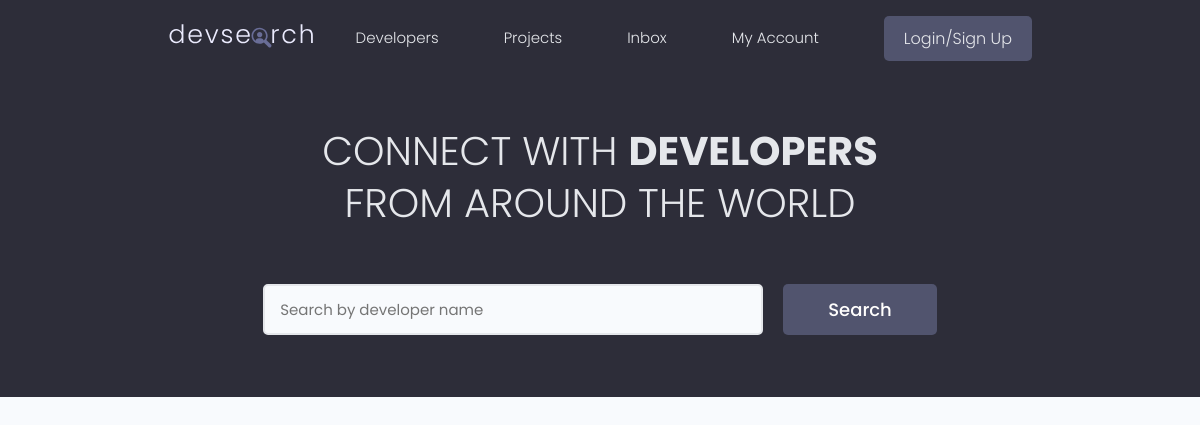
The app's page /, older data.
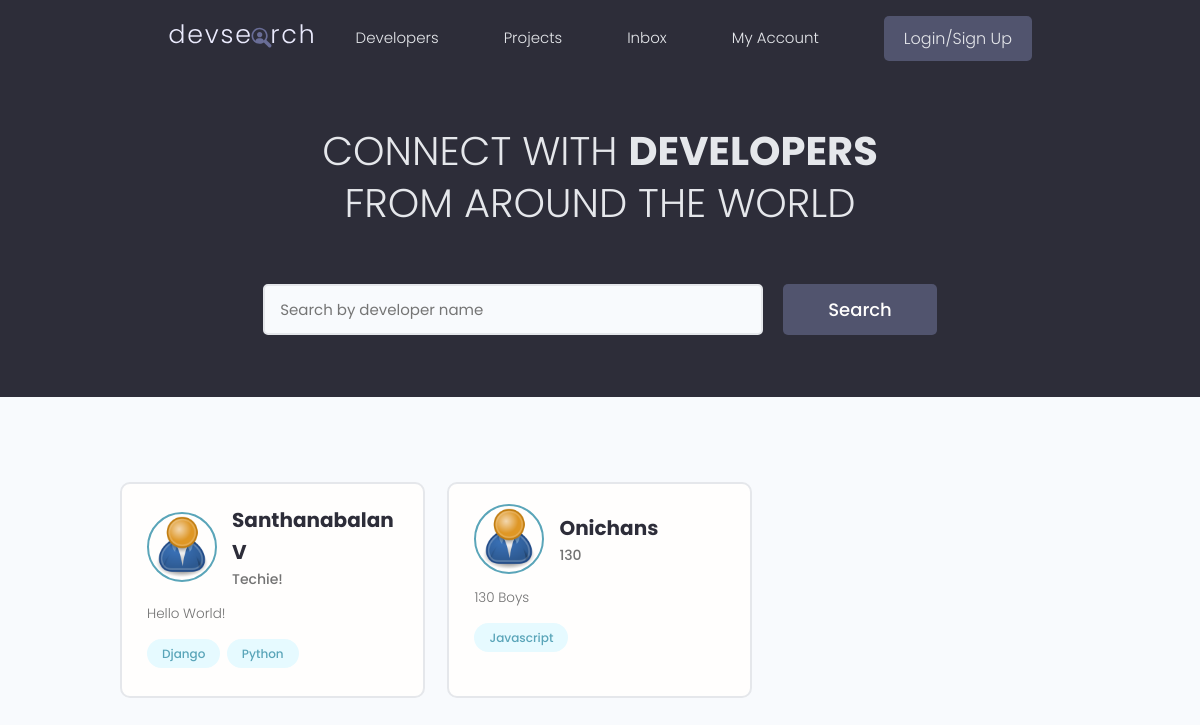
The same page, newer data.
### users/models.py (models this page shows, shortened)
class Profile(models.Model):
    user = models.OneToOneField(User,on_delete = models.CASCADE,null=True,blank=True)
    name = models.CharField(max_length=200,null=True,blank=True)
    email = models.EmailField(max_length=200,null=True,blank=True)
    username = models.CharField(max_length=200,null=True,blank=True)
    location = models.CharField(max_length=200,null=True,blank=True)
    short_intro = models.CharField(max_length=200,null=True,blank=True)
    bio = models.TextField(null=True,blank=True)
    profile_image = models.ImageField(null=True,blank=True,upload_to = 'profiles/',default='profiles/user-default.png')
    social_github = models.CharField(max_length=200,null=True,blank=True)
    social_twitter = models.CharField(max_length=200,null=True,blank=True)
    social_linkedin = models.CharField(max_length=200,null=True,blank=True)
    social_youtube = models.CharField(max_length=200,null=True,blank=True)
    social_website = models.CharField(max_length=200,null=True,blank=True)
    created = models.DateTimeField(auto_now_add=True)
    id = models.UUIDField(default=uuid.uuid4,unique=True,primary_key=True,editable=False)

class Skill(models.Model):
    owner = models.ForeignKey(Profile,null=True,blank=True,on_delete=models.SET_NULL)
    name = models.CharField(max_length=200,null=True,blank=True)
    description = models.TextField(null=True,blank=True)
    created = models.DateTimeField(auto_now_add=True)
    id = models.UUIDField(default=uuid.uuid4,unique=True,primary_key=True,editable=False)
    def __str__(self):
        return self.name

### users/views.py (the view)
# urls.py: path('',views.profiles,name="profiles"),
def profiles(request):
    profiles = Profile.objects.all()
    context = {'profiles':profiles}
    return render (request,'users/profiles.html',context)

### users/templates/users/profiles.html (shortened to what this page needs)
{% extends 'main.html' %}
{% block content %}
  <main class="home">
    <section class="hero-section text-center">
      <div class="container container--narrow">
        <div class="hero-section__box">
          <h2>CONNECT WITH <span>DEVELOPERS</span></h2>
          <h2>FROM AROUND THE WORLD</h2>
        </div>
        <div class="hero-section__search">
          <form class="form" action="#" method="get">
            <div class="form__field">
              <input class="input input--text" id="formInput#search" type="text" name="text"
                placeholder="Search by developer name" />
            </div>
            <input class="btn btn--sub btn--lg" type="submit" value="Search" />
          </form>
        </div>
      </div>
    </section>
    <section class="devlist">
      <div class="container">
        <div class="grid grid--three">
          {% for profile in profiles %}
          <div class="column card">
            <div class="dev">
              <a href="{% url 'user-profile' profile.id %}" class="card__body">
                <div class="dev__profile">
                  <img class="avatar avatar--md" src="{{profile.profile_image.url}}" alt="image" />
                  <div class="dev__meta">
                    <h3>{{profile.name}}</h3>
                    <h5>{{profile.short_intro|slice:"60"}}</h5>
                  </div>
                </div>
                <p class="dev__info">
                    {{profile.bio|slice:"150"}}
                </p>
                <div class="dev__skills">
                    {% for skill in profile.skill_set.all|slice:"5" %}
                  <span class="tag tag--pill tag--main">
                    <small>{{skill}}</small>
                  </span>
                  {% endfor %}
                </div>
              </a>
            </div>
          </div>
          {% endfor %}
        </div>
      </div>
    </section>
  </main>
{% endblock content %}

### templates/main.html (shortened to what this page needs)
{% load static %}
<!DOCTYPE html>
<html lang="en">
    <head>
        <link rel="stylesheet" href="https://cdn.iconmonstr.com/1.3.0/css/iconmonstr-iconic-font.min.css" />
        <link rel="stylesheet" href="{% static 'uikit/styles/uikit.css' %}" />
        <link rel="stylesheet" href="{% static 'styles/app.css' %}" />
      </head>
<body>
    {% include 'navbar.html' %}
    {% block content %}
    {% endblock content %}
</body>
</html>

### templates/navbar.html (shortened to what this page needs)
{% load static %}
<header class="header">
    <div class="container container--narrow">
      <a href="/" class="header__logo">
        <img src="{% static 'images/logo.svg' %}" alt="DevSearch Logo" />
      </a>
      <nav class="header__nav">
        <ul class="header__menu">
          <li class="header__menuItem"><a href="{% url 'profiles' %}">Developers</a></li>
          <li class="header__menuItem"><a href="{% url 'projects' %}">Projects</a></li>
          <li class="header__menuItem"><a href="">Inbox</a></li>
          <li class="header__menuItem"><a href="{% url 'account' %}">My Account</a></li>
          {% if request.user.is_authenticated %}
          <li class="header__menuItem"><a href="{% url 'logout' %}" class="btn btn--sub">Logout</a></li>
          {% else %}
          <li class="header__menuItem"><a href="{% url 'login' %}" class="btn btn--sub">Login/Sign Up</a></li>
          {% endif %}
        </ul>
      </nav>
    </div>
  </header>

### static/styles/app.css (style rules this page uses)
:root { --color-sub: #2d2d39; }
.btn--sub { background-color: var(--color-sub-light); }
.card { border: 2px solid var(--color-light); }
img { width: 100%; }
.header { position: sticky; z-index: 111; background-color: var(--color-sub); padding: 1.5rem 0; }
.header > .container { display: flex; justify-content: space-between; align-items: center; }
.header__logo > img { height: 3.8rem; }
.header__nav > ul { display: inline-flex; align-items: center; list-style: none; gap: 6.5rem; }
.header__menuItem > a { color: var(--color-light); font-weight: 300; }
.hero-section { height: 40vh; display: flex; align-items: center; background-color: var(--color-sub); }
.hero-section__box { margin-bottom: 4rem; }
.hero-section__box > h2, .hero-section__box > h2 > span { font-size: 4rem; color: var(--color-light); line-height: 1.3; text-transform: uppercase; }
.hero-section__box > h2 { font-weight: 300; }
.hero-section__box > h2 > span { font-weight: 700; }
.hero-section__search > .form { display: flex; align-items: center; justify-content: center; gap: 2rem; }
.hero-section__search > .form input.input--text { width: 50rem; }
.devlist { margin-top: 8rem; }
.devlist .grid { align-items: stretch; }
.devlist .dev .dev__profile { display: flex; align-items: center; gap: 1.5rem; }
.devlist .dev .dev__meta h3 { color: var(--color-sub); font-size: 2rem; font-weight: 700; }
.devlist .dev .dev__meta h5 { color: var(--color-text); font-size: 1.4rem; font-weight: 500; }
.devlist .dev .dev__info { margin: 1.5rem 0; font-size: 1.35rem; line-height: 1.4; text-align: justify; }

### static/uikit/styles/modules/_variables.css (style rules this page uses)
:root { --color-main: #5aa5b9; --color-main-light: #e6faff; --color-sub: #3f4156; --color-sub-light: #51546e; --color-sub-lighter: #ededfd; --color-text: #737373; --color-gray: #8b8b8b; --color-light: #e5e7eb; --color-light-gray: #767676; --color-bg: #f8fafd; --color-white: #fffefd; --color-white-light: #f3f3f3; --color-success: #359e64; --color-success-bg: #def8e8; --color-error: #fc4b0b; --color-error-bg: #fff2ee; --font-base: 'Poppins', arial, helvetica, 'Segoe UI', roboto, ubuntu, sans-serif; --font-monospace: 'Fira Code', 'Courier New', courier, monospace; --font-regular: 300; --font-medium: 500; --font-bold: 700; --generic-shadow: 1px 1px 5px #00000010; --generic-transition: all 0.3s ease-in-out; }

### static/uikit/styles/modules/_base.css (style rules this page uses)
* { margin: 0; padding: 0; box-sizing: border-box; text-rendering: optimizeLegibility; color: inherit; font-size: inherit; }
html { font-size: 50%; }
@media only screen and (min-width: 480px) { html { font-size: 56.25%; } }
@media only screen and (min-width: 1200px) { html { font-size: 62.5%; } }
body { line-height: 1.6; font-weight: 400; font-size: 1.5rem; color: var(--color-text); background-color: var(--color-bg); min-height: 100vh; }

### static/uikit/styles/modules/_typography.css (style rules this page uses)
* { font-family: var(--font-base); }
h2 { font-size: 3.6rem; font-weight: var(--font-bold); }
h3 { font-size: 3.2rem; font-weight: var(--font-medium); }
h5 { font-size: 2.4rem; font-weight: var(--font-medium); }
h5, h6 { font-weight: var(--font-regular); }
p, span, strong { font-size: 1.6rem; color: var(--color-text); font-weight: var(--font-regular); }
a { padding-bottom: 2px; text-decoration: none; display: inline-block; color: var(--color-main); font-weight: var(--font-medium); }

### static/uikit/styles/modules/_utilities.css (style rules this page uses)
.container { width: 92%; max-width: 165rem; margin: 0 auto; box-sizing: border-box; }
.container--narrow { width: 92%; max-width: 120rem; }
@media screen and (min-width: 1000px) { .container { width: 90%; } }
@media screen and (min-width: 1000px) { .container--narrow { width: 85%; } }
@media screen and (min-width: 1200px) { .container { width: 80%; } }
@media screen and (min-width: 1200px) { .container--narrow { width: 72%; } }
.text-center { text-align: center; }

### static/uikit/styles/modules/_avatar.css (style rules this page uses)
.avatar { border-radius: 50%; border: 2px solid var(--color-main); object-fit: cover; }
.avatar--md { height: 7rem; width: 7rem; }

### static/uikit/styles/modules/_button.css (style rules this page uses)
.btn { display: inline-block; position: relative; cursor: pointer; background-color: var(--color-light); font-weight: var(--font-medium); color: var(--color-sub); text-decoration: none; padding: 1rem 2rem; border-radius: 0.5rem; border: none; width: -webkit-fit-content; width: -moz-fit-content; width: fit-content; height: -webkit-fit-content; height: -moz-fit-content; height: fit-content; font-size: 1.6rem; outline-width: 0; outline-color: transparent; -webkit-backface-visibility: hidden; backface-visibility: hidden; transition: all 0.3s ease-in-out; }
.btn--sub { background-color: var(--color-sub); color: var(--color-white); }
.btn--lg { font-size: 1.8rem; padding: 1.2rem 4.5rem; }

Row changes from the older to the newer data that the page shows:
added Profile: profile_image (placeholder picture), name "Santhanabalan V", short_intro "Techie!", bio "Hello World!"
added Skill: name "Django", shown under "Santhanabalan V"
added Skill: name "Python", shown under "Santhanabalan V"
added Profile: profile_image (placeholder picture), name "Onichans", short_intro "130", bio "130 Boys"
added Skill: name "Javascript", shown under "Onichans"
